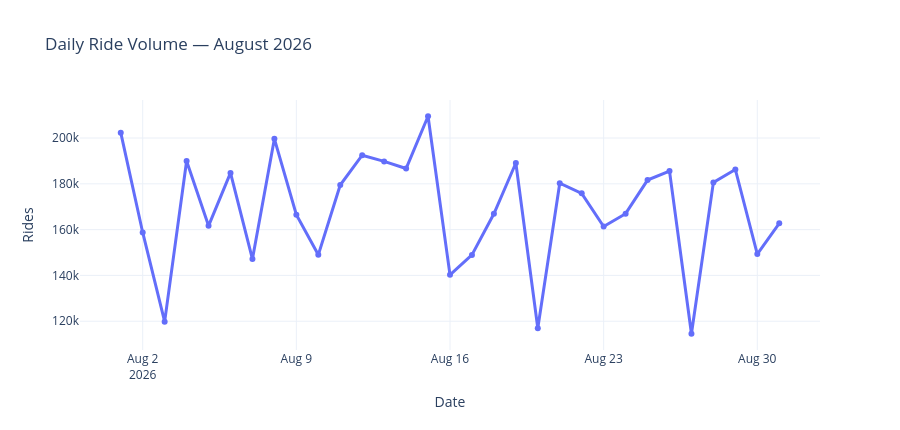

Notebook code for this chart:
### Code cell
daily = con.sql(
    """
    SELECT date, rides
    FROM daily_metrics
    ORDER BY date
    """
).pl()

daily_fig = px.line(
    daily,
    x="date",
    y="rides",
    markers=True,
    title="Daily Ride Volume — August 2026",
    labels={"date": "Date", "rides": "Rides"},
)
daily_fig.update_traces(line_width=3)
daily_fig.update_layout(
    template="plotly_white",
    height=430,
    showlegend=False,
)
daily_fig.show()

### Figure 1 — Plotly figure (JSON) as saved in the notebook; plotly's stock layout.template omitted (floating-point values rounded to 4 significant figures)
{"data": [{"hovertemplate": "Date=%{x}<br>Rides=%{y}<extra></extra>", "legendgroup": "", "line": {"color": "#636efa", "dash": "solid", "width": 3}, "marker": {"symbol": "circle"}, "mode": "lines+markers", "name": "", "orientation": "v", "showlegend": false, "type": "scatter", "x": ["2026-08-01", "2026-08-02", "2026-08-03", "2026-08-04", "2026-08-05", "2026-08-06", "2026-08-07", "2026-08-08", "2026-08-09", "2026-08-10", "2026-08-11", "2026-08-12", "2026-08-13", "2026-08-14", "2026-08-15", "2026-08-16", "2026-08-17", "2026-08-18", "2026-08-19", "2026-08-20", "2026-08-21", "2026-08-22", "2026-08-23", "2026-08-24", "2026-08-25", "2026-08-26", "2026-08-27", "2026-08-28", "2026-08-29", "2026-08-30", "2026-08-31"], "xaxis": "x", "y": [202328, 158762, 119811, 189954, 161653, 184776, 147133, 199656, 166541, 148987, 179487, 192489, 189790, 186678, 209504, 140256, 148953, 166920, 189105, 116928, 180256, 175840, 161326, 166963, 181631, 185567, 114533, 180627, 186265, 149313, 162750], "yaxis": "y"}], "layout": {"height": 430, "legend": {"tracegroupgap": 0}, "showlegend": false, "title": {"text": "Daily Ride Volume — August 2026"}, "xaxis": {"anchor": "y", "domain": [0, 1], "title": {"text": "Date"}}, "yaxis": {"anchor": "x", "domain": [0, 1], "title": {"text": "Rides"}}}}
